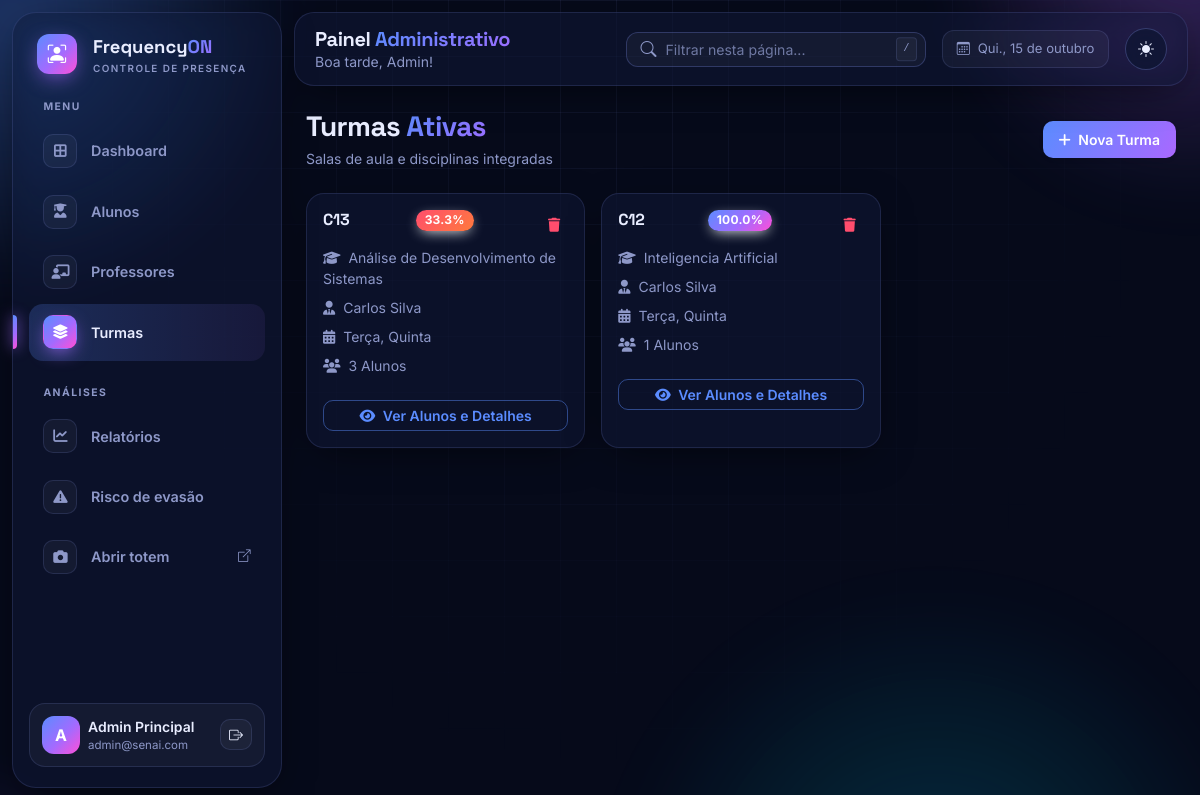
The app's page /admin/turmas (signed in) with its own data.
### database.py (models this page shows, shortened)
class UsuarioMixin:
    def set_senha(self, senha):
        self.senha_hash = generate_password_hash(senha)
    def check_senha(self, senha):
        return check_password_hash(self.senha_hash, senha)

class Admin(UsuarioMixin, db.Model):
    __tablename__ = "admins"
    id = db.Column(db.Integer, primary_key=True)
    nome = db.Column(db.String(120), nullable=False)
    email = db.Column(db.String(120), unique=True, nullable=False)
    senha_hash = db.Column(db.String(255), nullable=False)
    foto = db.Column(db.String(255))

class Turma(db.Model):
    __tablename__ = "turmas"
    id = db.Column(db.Integer, primary_key=True)
    nome = db.Column(db.String(120), nullable=False)
    curso = db.Column(db.String(120), nullable=False)
    alunos = db.relationship("Aluno", back_populates="turma")
    vinculos = db.relationship("ProfessorTurma", back_populates="turma",
                               cascade="all, delete-orphan")
    @property
    def professores(self):
        return sorted((v.professor for v in self.vinculos), key=lambda p: p.nome)
    @property
    def nomes_professores(self):
        return ", ".join(p.nome for p in self.professores) or "Sem professor"
    @property
    def dias_aula(self):
        return tuple(sorted({d for v in self.vinculos for d in v.dias_semana}))
    @property
    def dias_aula_nomes(self):
        return ", ".join(NOMES_DIAS[d] for d in self.dias_aula) or "Nenhum dia definido"
    @property
    def frequencia_media(self):
        v = [a.frequencia for a in self.alunos]
        return round(sum(v) / len(v), 1) if v else 0

class ProfessorTurma(db.Model):
    __tablename__ = "professor_turma"
    professor_id = db.Column(db.Integer, db.ForeignKey("professores.id"), primary_key=True)
    turma_id = db.Column(db.Integer, db.ForeignKey("turmas.id"), primary_key=True)
    dias = db.Column(db.String(20), nullable=False, default="")   # ex: "1,3" = terça e quinta
    professor = db.relationship("Professor", back_populates="vinculos")
    turma = db.relationship("Turma", back_populates="vinculos")
    @property
    def dias_semana(self):
        return tuple(int(d) for d in self.dias.split(",") if d.strip().isdigit())

class Aluno(UsuarioMixin, db.Model):
    __tablename__ = "alunos"
    id = db.Column(db.Integer, primary_key=True)
    nome = db.Column(db.String(120), nullable=False)
    email = db.Column(db.String(120))
    matricula = db.Column(db.String(30), unique=True, nullable=False, index=True)
    numero_chamada = db.Column(db.Integer)
    senha_hash = db.Column(db.String(255), nullable=False)
    foto = db.Column(db.String(255))            # URL da foto (ex: /static/uploads/...)
    face_encoding = db.Column(db.LargeBinary)   # 128 floats (float64) do rosto
    turma_id = db.Column(db.Integer, db.ForeignKey("turmas.id"))
    turma = db.relationship("Turma", back_populates="alunos")
    presencas = db.relationship("Presenca", cascade="all, delete-orphan", backref="aluno")
    justificativas = db.relationship("Justificativa", cascade="all, delete-orphan", backref="aluno",
                                     order_by="Justificativa.data.desc()")
    @property
    def frequencia(self):
        if not self.turma_id:
            return 0
        dias_aula = self.turma.dias_aula
        if not dias_aula:
            return 0
        dias = (db.session.query(func.count(func.distinct(Presenca.data)))
                .join(Aluno, Presenca.aluno_id == Aluno.id)
                .filter(Aluno.turma_id == self.turma_id,
                        filtro_dias_aula(Presenca.data, dias_aula))
                .scalar())
        if not dias:
            return 0
        ok = (db.session.query(func.count(Presenca.id))
              .filter(
                  Presenca.aluno_id == self.id,
                  Presenca.status.in_(("presente", "atraso")),
                  filtro_dias_aula(Presenca.data, dias_aula)
              )
              .scalar())
        return min(100, round(ok * 100 / (dias * AULAS_POR_DIA)))

class Professor(UsuarioMixin, db.Model):
    __tablename__ = "professores"
    id = db.Column(db.Integer, primary_key=True)
    nome = db.Column(db.String(120), nullable=False)
    email = db.Column(db.String(120), unique=True, nullable=False)
    senha_hash = db.Column(db.String(255), nullable=False)
    departamento = db.Column(db.String(120))
    foto = db.Column(db.String(255))
    vinculos = db.relationship("ProfessorTurma", back_populates="professor",
                               cascade="all, delete-orphan")

### rotas/admin.py (the view, shortened to what this page needs)
@admin.route("/turmas", methods=["GET", "POST"])
@requer("admin")
def turmas():
    return render_template("admin/turmas.html", turmas=Turma.query.all(),
                           professores=Professor.query.order_by(Professor.nome).all())

### database.py (called while the page is built)
def filtro_dias_aula(coluna, dias):
    return func.strftime("%w", coluna).in_([str((d + 1) % 7) for d in dias])

### rotas/comum.py (called while the page is built)
def usuario_atual():
    tipo, uid = session.get("tipo"), session.get("uid")
    modelo = {"admin": Admin, "professor": Professor, "aluno": Aluno}.get(tipo)
    return db.session.get(modelo, uid) if modelo and uid else None

def requer(tipo):
    def deco(f):
        @wraps(f)
        def wrapper(*a, **kw):
            if session.get("tipo") != tipo or not usuario_atual():
                return redirect(url_for({"admin": "login_admin", "professor": "login_professor"}
                                        .get(tipo, "login_aluno")))
            return f(*a, **kw)
        return wrapper
    return deco

### templates/admin/turmas.html (shortened to what this page needs)
{% extends 'admin/base.html' %}
{% block content %}
<div class="d-flex align-items-center justify-content-between mb-4">
    <div>
        <h1 class="h3 fw-bold mb-1">Turmas <span class="fo-gradient-text">Ativas</span></h1>
        <p class="text-muted mb-0 small">Salas de aula e disciplinas integradas</p>
    </div>
    <button class="btn btn-primary fw-semibold btn-sm px-3 py-2 shadow-sm" data-bs-toggle="modal" data-bs-target="#modalTurma">
        <i class="fa-solid fa-plus me-1"></i> Nova Turma
    </button>
</div>
<div class="row g-3">
    {% for turma in turmas %}
    <div class="col-md-6 col-xl-4" data-busca-item>
        <div class="card border-0 shadow-sm rounded-3 h-100">
            <div class="card-body p-3 d-flex flex-column">
                <div>
                    <div class="d-flex justify-content-between align-items-start mb-2">
                        <h6 class="fw-bold text-dark mb-0">{{ turma.nome }}</h6>
                        <span class="badge {% if turma.frequencia_media < 75 %}bg-danger{% else %}bg-primary{% endif %}">
                            {{ turma.frequencia_media }}%
                        </span>
                        <form class="d-inline-block" method="POST" action="{{ url_for('admin.deletar_turma', id=turma.id) }}" onsubmit="return confirm('Tem certeza que deseja excluir?');">
                            <button type="submit" class="btn btn-outline-danger btn-sm border-0">
                                <i class="fa-solid fa-trash"></i>
                            </button>
                        </form>
                    </div>
                    <p class="text-muted small mb-2"><i class="fa-solid fa-graduation-cap me-1"></i> {{ turma.curso }}</p>
                    <p class="text-muted small mb-2"><i class="fa-solid fa-user-tie me-1"></i> {{ turma.nomes_professores }}</p>
                    <p class="text-muted small mb-2"><i class="fa-solid fa-calendar-days me-1"></i> {{ turma.dias_aula_nomes }}</p>
                    <p class="text-muted small mb-3"><i class="fa-solid fa-users me-1"></i> {{ turma.alunos|length }} Alunos</p>
                </div>
                <a href="{{ url_for('admin.detalhes_turma', id=turma.id) }}" class="btn btn-outline-primary btn-sm w-100 fw-semibold mt-2">
                    <i class="fa-solid fa-eye me-1"></i> Ver Alunos e Detalhes
                </a>
            </div>
        </div>
    </div>
    {% else %}
    <div class="col-12"><p class="text-muted">Nenhuma turma cadastrada.</p></div>
    {% endfor %}
</div>
{% endblock %}

### templates/admin/base.html (shortened to what this page needs)
<!DOCTYPE html>
<html lang="pt-BR">
<head>
    {% include 'componentes/cabecalho.html' %}
    <link href="{{ url_for('static', filename='css/admin.css') }}" rel="stylesheet">
</head>
<body data-fo-sem-tema>
    <div class="d-flex h-100">
        <aside class="barra-lateral fo-glass" id="sidebar">
            <div>
                <div class="d-flex align-items-center gap-3 px-2 mb-2">
                    <span class="fo-logo-icone"><i class="bi bi-person-bounding-box"></i></span>
                    <div class="marca">Frequency<span class="fo-gradient-text">ON</span><small>Controle de presença</small></div>
                </div>
                <div class="menu-titulo">Menu</div>
                <nav class="nav-lateral">
                    <a href="{{ url_for('admin.dashboard') }}" data-rota="/admin/dashboard /admin/"><span class="ic"><i class="fa-solid fa-border-all"></i></span> Dashboard</a>
                    <a href="{{ url_for('admin.alunos') }}" data-rota="/admin/alunos"><span class="ic"><i class="fa-solid fa-user-graduate"></i></span> Alunos</a>
                    <a href="{{ url_for('admin.professores') }}" data-rota="/admin/professores"><span class="ic"><i class="fa-solid fa-chalkboard-user"></i></span> Professores</a>
                    <a href="{{ url_for('admin.turmas') }}" data-rota="/admin/turmas"><span class="ic"><i class="fa-solid fa-layer-group"></i></span> Turmas</a>
                </nav>
                <div class="menu-titulo">Análises</div>
                <nav class="nav-lateral">
                    <a href="{{ url_for('admin.relatorios') }}" data-rota="/admin/relatorios"><span class="ic"><i class="fa-solid fa-chart-line"></i></span> Relatórios</a>
                    <a href="{{ url_for('admin.risco_evasao') }}" data-rota="/admin/risco-evasao"><span class="ic"><i class="fa-solid fa-triangle-exclamation"></i></span> Risco de evasão</a>
                    <a href="{{ url_for('reconhecimento.pagina_totem') }}" target="_blank" rel="noopener"><span class="ic"><i class="fa-solid fa-camera"></i></span> Abrir totem <i class="bi bi-box-arrow-up-right ms-auto small"></i></a>
                </nav>
            </div>
            <div class="perfil-rodape d-flex align-items-center gap-2">
                {% if usuario.foto %}
                    <img src="{{ usuario.foto }}" alt="{{ usuario.nome }}" class="avatar-fo">
                {% else %}
                    <span class="avatar-fo">{{ usuario.nome | inicial }}</span>
                {% endif %}
                <div class="flex-grow-1 overflow-hidden">
                    <div class="fw-semibold small text-truncate">{{ usuario.nome }}</div>
                    <small class="text-muted d-block text-truncate texto-mini">{{ usuario.email }}</small>
                </div>
                <a href="{{ url_for('logout') }}" class="btn btn-light btn-sm" title="Sair" aria-label="Sair"><i class="bi bi-box-arrow-right"></i></a>
            </div>
        </aside>
        <div class="flex-grow-1 d-flex flex-column h-100 overflow-y-auto min-w-0" id="rolagem">
            <header class="topbar fo-glass d-flex align-items-center justify-content-between gap-3">
                <div class="d-flex align-items-center gap-3 min-w-0">
                    <div class="min-w-0">
                        <h2 class="h5 fw-bold mb-0 text-truncate">Painel <span class="fo-gradient-text">Administrativo</span></h2>
                        <small class="text-muted d-none d-sm-block" id="saudacao">Olá, {{ usuario.nome.split()[0] }}!</small>
                    </div>
                </div>
                <div class="d-flex align-items-center gap-2 gap-md-3">
                    <div class="busca d-none d-md-block">
                        <i class="bi bi-search"></i>
                        <input type="search" class="form-control" id="buscaGlobal" placeholder="Filtrar nesta página..." aria-label="Filtrar nesta página">
                        <kbd class="d-none d-xl-inline">/</kbd>
                    </div>
                    <span class="chip-data d-none d-xl-inline-flex align-items-center gap-2"><i class="bi bi-calendar3"></i> <span id="dataHoje"></span></span>
                    <button type="button" class="fo-theme-btn" data-fo-theme-toggle></button>
                </div>
            </header>
            <main class="conteudo">
                {% block content %}{% endblock %}
            </main>
        </div>
    </div>
</body>
</html>

### static/css/admin.css (style rules this page uses)
:root { --sidebar-w: 270px; }
body { height: 100vh; overflow: hidden; }
.barra-lateral { width: var(--sidebar-w); flex-shrink: 0; margin: 12px 0 12px 12px; padding: 1.25rem 1rem; border-radius: 24px !important; display: flex; flex-direction: column; justify-content: space-between; z-index: 1045; }
.barra-lateral .marca { font-family: var(--fo-font-display); font-weight: 700; font-size: 1.15rem; color: var(--fo-text); }
.barra-lateral .marca small { display: block; font-family: var(--fo-font); font-size: .62rem; letter-spacing: .14em; text-transform: uppercase; color: var(--fo-muted); font-weight: 600; }
.menu-titulo { font-size: .65rem; letter-spacing: .14em; text-transform: uppercase; color: var(--fo-muted); font-weight: 700; padding: 0 .9rem; margin: 1.5rem 0 .5rem; }
.nav-lateral { display: flex; flex-direction: column; gap: 4px; }
.nav-lateral a { position: relative; display: flex; align-items: center; gap: .85rem; padding: .7rem .9rem; border-radius: 14px; text-decoration: none; color: var(--fo-muted); font-weight: 600; font-size: .9rem; transition: color .25s, background .25s, transform .25s; }
.nav-lateral a .ic { width: 34px; height: 34px; border-radius: 10px; display: flex; align-items: center; justify-content: center; background: var(--fo-surface-2); border: 1px solid var(--fo-border); transition: all .3s; }
.nav-lateral a.active { color: var(--fo-text); background: linear-gradient(90deg, rgba(91, 140, 255, .22), rgba(162, 107, 255, .08)); }
.nav-lateral a.active .ic { background: var(--fo-grad); color: #fff; border-color: transparent; box-shadow: 0 6px 18px -4px rgba(162, 107, 255, .8); }
.nav-lateral a.active::before { content: ""; position: absolute; left: -1rem; top: 20%; bottom: 20%; width: 4px; border-radius: 0 4px 4px 0; background: var(--fo-grad); box-shadow: 0 0 14px var(--fo-violet); }
.perfil-rodape { padding: .75rem; border-radius: 16px; background: var(--fo-surface-2); border: 1px solid var(--fo-border); }
.avatar-fo { width: 38px; height: 38px; border-radius: 12px; object-fit: cover; flex-shrink: 0; display: inline-flex; align-items: center; justify-content: center; background: var(--fo-grad); color: #fff; font-weight: 700; }
.topbar { margin: 12px 12px 0; padding: .85rem 1.25rem; border-radius: 20px !important; position: sticky; top: 12px; z-index: 1020; }
.busca { position: relative; width: min(300px, 32vw); }
.busca i { position: absolute; left: .9rem; top: 50%; transform: translateY(-50%); color: var(--fo-muted); }
.busca .form-control { padding-left: 2.4rem; border-radius: 12px; font-size: .88rem; }
.busca kbd { position: absolute; right: .6rem; top: 50%; transform: translateY(-50%); font-size: .65rem; background: var(--fo-surface-2); color: var(--fo-muted); border: 1px solid var(--fo-border); }
.chip-data { font-size: .82rem; color: var(--fo-muted); padding: .5rem .85rem; border-radius: 12px; background: var(--fo-surface-2); border: 1px solid var(--fo-border); }
main.conteudo { padding: 1.5rem 12px 2rem; }
@media (min-width: 992px) { main.conteudo { padding: 1.5rem 1.5rem 2.5rem; } }

### records on screen
Admin: nome|inicial "A", nome "Admin Principal", email "admin@senai.com"
Turma: nome "C13", frequencia_media "33.3", curso "Análise de Desenvolvimento de Sistemas", nomes_professores "Carlos Silva", dias_aula_nomes "Terça, Quinta", alunos|length "3"
Turma: nome "C12", frequencia_media "100.0", curso "Inteligencia Artificial", nomes_professores "Carlos Silva", dias_aula_nomes "Terça, Quinta", alunos|length "1"
